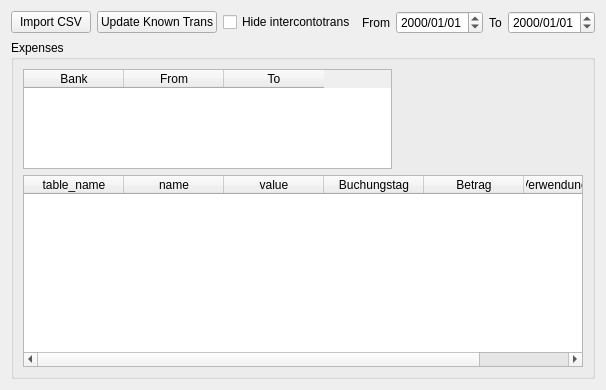
         <widget class="QWidget" name="tab_2">
          <attribute name="title">
           <string>Real Expenses</string>
          </attribute>
          <layout class="QGridLayout" name="gridLayout_9">
           <item row="1" column="0" colspan="4">
            <widget class="QGroupBox" name="groupBox">
             <property name="title">
              <string>Expenses</string>
             </property>
             <layout class="QGridLayout" name="gridLayout_4">
              <item row="0" column="0" colspan="2">
               <widget class="QTableWidget" name="TW_real_table_dates">
                <property name="maximumSize">
                 <size>
                  <width>16777215</width>
                  <height>100</height>
                 </size>
                </property>
                <column>
                 <property name="text">
                  <string>Bank</string>
                 </property>
                </column>
                <column>
                 <property name="text">
                  <string>From</string>
                 </property>
                </column>
                <column>
                 <property name="text">
                  <string>To</string>
                 </property>
                </column>
               </widget>
              </item>
              <item row="1" column="0" colspan="3">
               <widget class="QTableWidget" name="realTable">
                <column>
                 <property name="text">
                  <string>table_name</string>
                 </property>
                </column>
                <column>
                 <property name="text">
                  <string>name</string>
                 </property>
                </column>
                <column>
                 <property name="text">
                  <string>value</string>
                 </property>
                </column>
                <column>
                 <property name="text">
                  <string>Buchungstag</string>
                 </property>
                </column>
                <column>
                 <property name="text">
                  <string>Betrag</string>
                 </property>
                </column>
                <column>
                 <property name="text">
                  <string>Verwendungszweck</string>
                 </property>
                </column>
               </widget>
              </item>
             </layout>
            </widget>
           </item>
           <item row="0" column="3">
            <layout class="QHBoxLayout" name="horizontalLayout_4">
             <item>
              <widget class="QLabel" name="label_29">
               <property name="layoutDirection">
                <enum>Qt::LeftToRight</enum>
               </property>
               <property name="text">
                <string>From</string>
               </property>
               <property name="alignment">
                <set>Qt::AlignRight|Qt::AlignTrailing|Qt::AlignVCenter</set>
               </property>
              </widget>
             </item>
             <item>
              <widget class="QDateEdit" name="DE_Buchungstag_min">
               <property name="minimumSize">
                <size>
                 <width>80</width>
                 <height>0</height>
                </size>
               </property>
               <property name="maximumSize">
                <size>
                 <width>100</width>
                 <height>16777215</height>
                </size>
               </property>
               <property name="displayFormat">
                <string>yyyy/MM/dd</string>
               </property>
              </widget>
             </item>
             <item>
              <widget class="QLabel" name="label_30">
               <property name="text">
                <string>To</string>
               </property>
               <property name="alignment">
                <set>Qt::AlignCenter</set>
               </property>
              </widget>
             </item>
             <item>
              <widget class="QDateEdit" name="DE_Buchungstag_max">
               <property name="minimumSize">
                <size>
                 <width>80</width>
                 <height>0</height>
                </size>
               </property>
               <property name="maximumSize">
                <size>
                 <width>100</width>
                 <height>16777215</height>
                </size>
               </property>
               <property name="displayFormat">
                <string>yyyy/MM/dd</string>
               </property>
              </widget>
             </item>
            </layout>
           </item>
           <item row="0" column="0">
            <widget class="QPushButton" name="pbImportCSV">
             <property name="text">
              <string>Import CSV</string>
             </property>
            </widget>
           </item>
           <item row="0" column="1">
            <widget class="QPushButton" name="PBComp">
             <property name="text">
              <string>Update Known Trans</string>
             </property>
            </widget>
           </item>
           <item row="0" column="2">
            <widget class="QCheckBox" name="CBHideIntercontotrans">
             <property name="text">
              <string>Hide intercontotrans</string>
             </property>
            </widget>
           </item>
          </layout>
         </widget>
